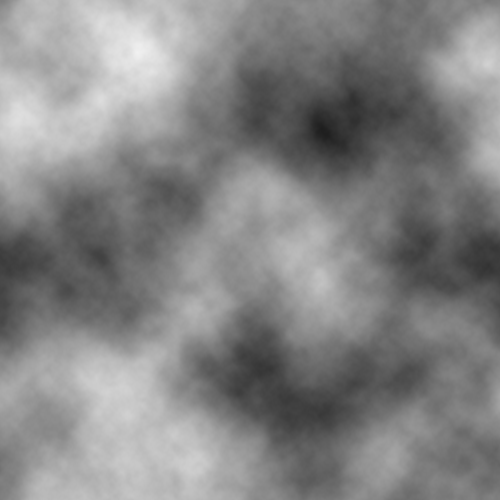
#> input picture images/noise.png, 500 x 500 px; its folder holds 8 pictures in this run
$ python make_solar_textures.py
#> lines starting #> are read from the running program, lines starting #| are printed output that depends on the picture
"""Gera texturas equirretangulares 2:1 (sem costura nos meridianos/polos) para o
Sol, a Lua e Mercurio, alem dos campos de elevacao (heightmaps) com crateras
parabolicas 3D usados por make_normal_map.py.

A amostragem e feita em coordenadas 3D sobre a esfera unitaria
    p(theta, phi) = (sin(phi)*sin(theta), cos(phi), sin(phi)*cos(theta))
combinando o campo noise.png do framework (amostragem triplanar em varias
oitavas) com bacias de impacto esfericas de perfil parabolico (1 - u^2)^1.6 e
borda elevada. Assim nao ha abertura/costura em theta = 0/2pi nem distorcao
oval nas crateras.
"""
import os
import numpy as np
from PIL import Image


def load_tile_noise(path):
#> called with path = 'images/noise.png'
    img = Image.open(path).convert("L")
    arr = np.asarray(img, dtype=np.float32) / 255.0
    return arr


def sample_tile_2d(tile, u, v):
    h, w = tile.shape
    x = np.mod(u * w, w)
    y = np.mod(v * h, h)
    x0 = np.floor(x).astype(np.int32) % w
    y0 = np.floor(y).astype(np.int32) % h
    x1 = (x0 + 1) % w
    y1 = (y0 + 1) % h
    fx = x - np.floor(x)
    fy = y - np.floor(y)
    c00 = tile[y0, x0]
    c10 = tile[y0, x1]
    c01 = tile[y1, x0]
    c11 = tile[y1, x1]
    return (c00 * (1 - fx) + c10 * fx) * (1 - fy) + (c01 * (1 - fx) + c11 * fx) * fy


def triplanar_fbm(tile, px, py, pz, octaves=(1.0, 2.1, 4.3, 8.7, 17.3)):
    # pesos triplanares suaves
#> called with octaves = (2, 4.5, 9, 18, 32)
    wx = np.abs(px) ** 2 + 1e-4
    wy = np.abs(py) ** 2 + 1e-4
    wz = np.abs(pz) ** 2 + 1e-4
    wsum = wx + wy + wz
    wx /= wsum
    wy /= wsum
    wz /= wsum

    total = np.zeros_like(px, dtype=np.float32)
    amp = 1.0
    amp_sum = 0.0
    for freq in octaves:
        s_yz = sample_tile_2d(tile, (py * 0.5 + 0.5) * freq, (pz * 0.5 + 0.5) * freq)
        s_xz = sample_tile_2d(tile, (px * 0.5 + 0.5) * freq, (pz * 0.5 + 0.5) * freq)
        s_xy = sample_tile_2d(tile, (px * 0.5 + 0.5) * freq, (py * 0.5 + 0.5) * freq)
        val = wx * s_yz + wy * s_xz + wz * s_xy
        total += amp * val
        amp_sum += amp
        amp *= 0.52
#> this loop made 5 passes
#> pass 1, in sample_tile_2d, `x0 = np.floor(x).astype(np.int32) % w`:
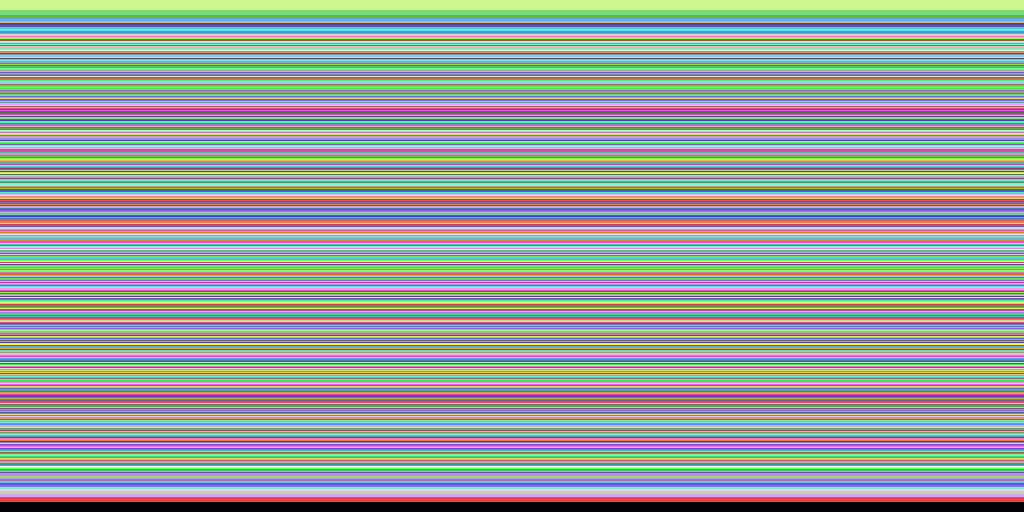
#> x0: shape (512, 1024) int32; 362 distinct labels, from 0 to 499; one colour per label, 0 black
#> after the loop:
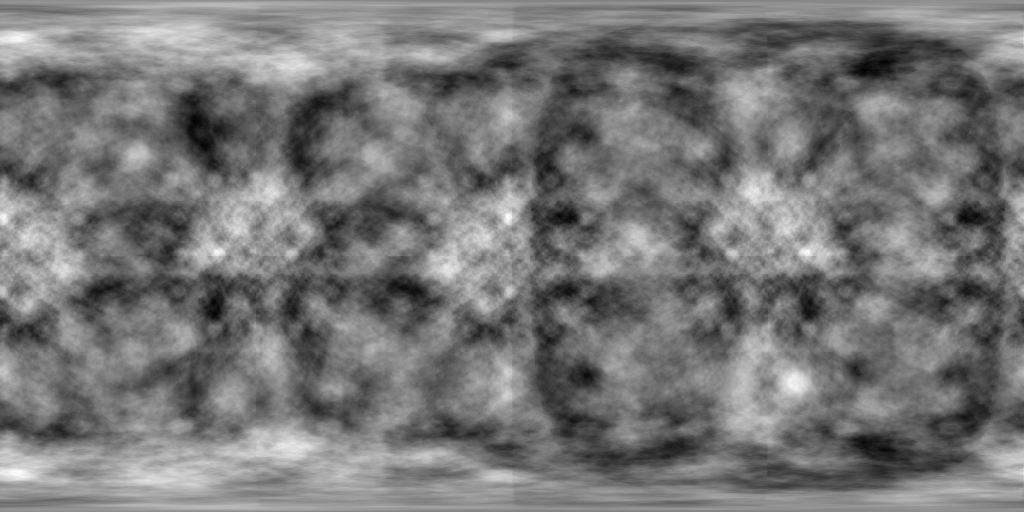
#> total: shape (512, 1024) float32; min 0.597, max 1.57, mean 1.05; drawn with min black and max white
#> after the loop, amp = 0.038; amp_sum = 2
    return total / amp_sum


def sphere_grid(width=1024, height=512):
    s = (np.arange(width, dtype=np.float32) + 0.5) / width
    t = (np.arange(height, dtype=np.float32) + 0.5) / height
    theta = s[None, :] * (2.0 * np.pi)
    phi = t[:, None] * np.pi
    sin_phi = np.sin(phi)
    px = sin_phi * np.sin(theta)
    py = np.broadcast_to(np.cos(phi), (height, width)).copy()
    pz = sin_phi * np.cos(theta)
    return px, py, pz


def generate_craters(px, py, pz, seed, specs):
    """Soma bacias e crateras 3D com perfil de tigela parabolica profunda."""
    rng = np.random.default_rng(seed)
    bowl_total = np.zeros_like(px, dtype=np.float32)
    ejecta_total = np.zeros_like(px, dtype=np.float32)

    for count, r_min, r_max, depth_scale in specs:
        # pontos aleatorios uniformes na esfera unitaria
        vec = rng.normal(size=(count, 3)).astype(np.float32)
        vec /= np.linalg.norm(vec, axis=1, keepdims=True)
        radii = rng.uniform(r_min, r_max, size=count).astype(np.float32)
        depths = depth_scale * (radii / r_max) ** 0.75

        for (cx, cy, cz), rad, dep in zip(vec, radii, depths):
            # distancia cordal na esfera: d_chord = |p - c|; para angulos pequenos ~ d_ang
            dot = np.clip(px * cx + py * cy + pz * cz, -1.0, 1.0)
            ang = np.arccos(dot)
            u = ang / rad
            mask = u < 1.45
            if not np.any(mask):
                continue
            um = u[mask]
            # interior da cratera: tigela concava profunda (1 - u^2)^1.5
            inside = np.clip(1.0 - um * um, 0.0, 1.0)
            bowl = -dep * (inside ** 1.45)
            # borda (rim) elevada em torno de u = 1.0
            rim = (0.36 * dep) * np.exp(-((um - 0.98) / 0.15) ** 2)
            # pico central nas crateras maiores
            if rad > 0.14:
                peak = (0.22 * dep) * np.exp(-((um / 0.18) ** 2))
            else:
                peak = 0.0
            bowl_total[mask] += bowl + rim + peak
            ejecta_total[mask] += np.exp(-((um - 0.96) / 0.22) ** 2) * (0.25 * dep)

    return bowl_total, ejecta_total


def make_sun(tile, out_path):
    px, py, pz = sphere_grid(1024, 512)
    gran1 = triplanar_fbm(tile, px, py, pz, octaves=(2.0, 4.5, 9.0, 18.0, 32.0))
    gran2 = triplanar_fbm(tile, -pz, px, py, octaves=(3.0, 7.0, 15.0, 28.0))
#> call 2 of triplanar_fbm, with octaves = (3, 7, 15, 28)
#> the loop in triplanar_fbm (call 2), `for freq in octaves:` made 4 passes
#> pass 1, in sample_tile_2d (call 16), `y0 = np.floor(y).astype(np.int32) % h`:
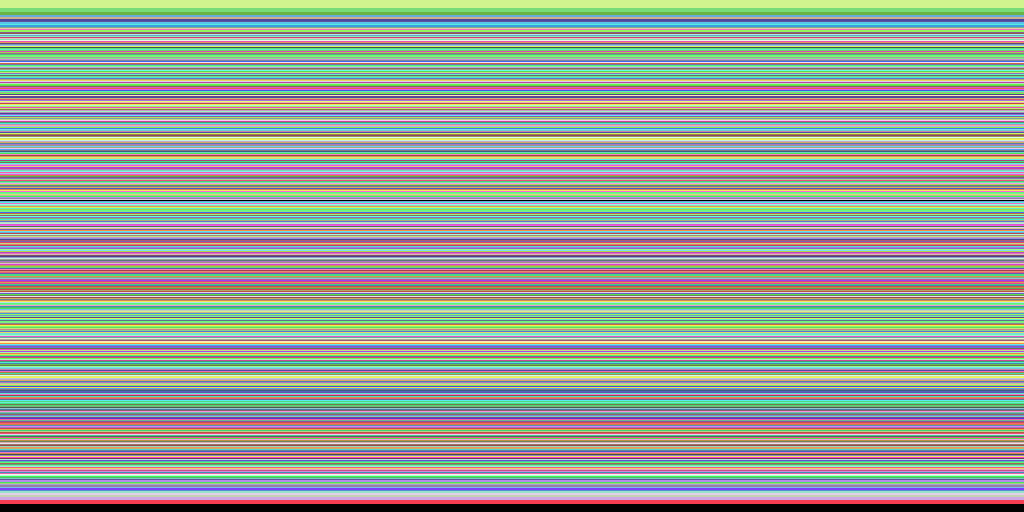
#> y0: shape (512, 1024) int32; 340 distinct labels, from 0 to 499; one colour per label, 0 black
#> after the loop in triplanar_fbm (call 2), `for freq in octaves:`:
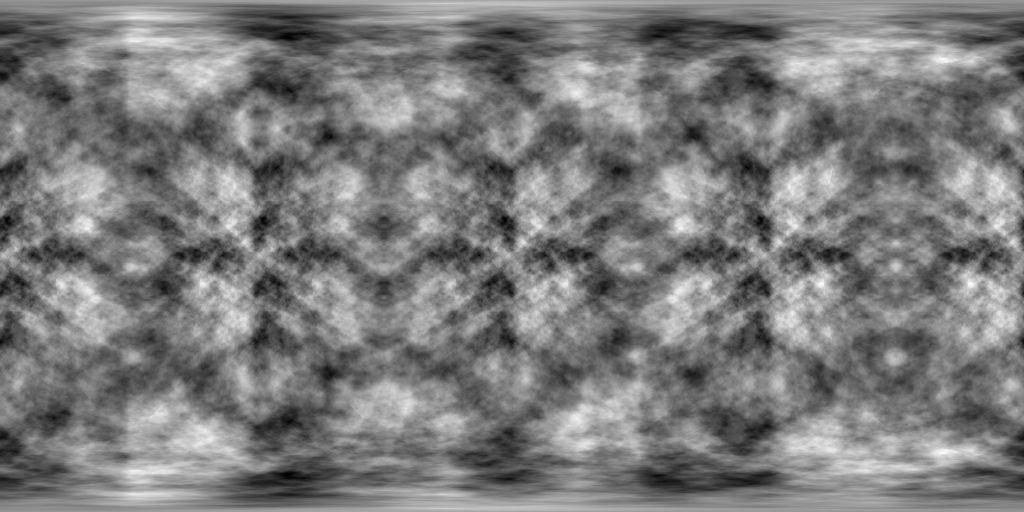
#> total: shape (512, 1024) float32; min 0.511, max 1.52, mean 1; drawn with min black and max white
#> after the loop in triplanar_fbm (call 2), `for freq in octaves:`: amp = 0.0731; amp_sum = 1.93
    cells = 1.0 - np.abs(2.0 * gran2 - 1.0)  # celulas de conveccao solares
    spots = triplanar_fbm(tile, py, pz, px, octaves=(1.5, 3.2))
#> call 3 of triplanar_fbm, with octaves = (1.5, 3.2)
#> after the loop in triplanar_fbm (call 3), `for freq in octaves:`:
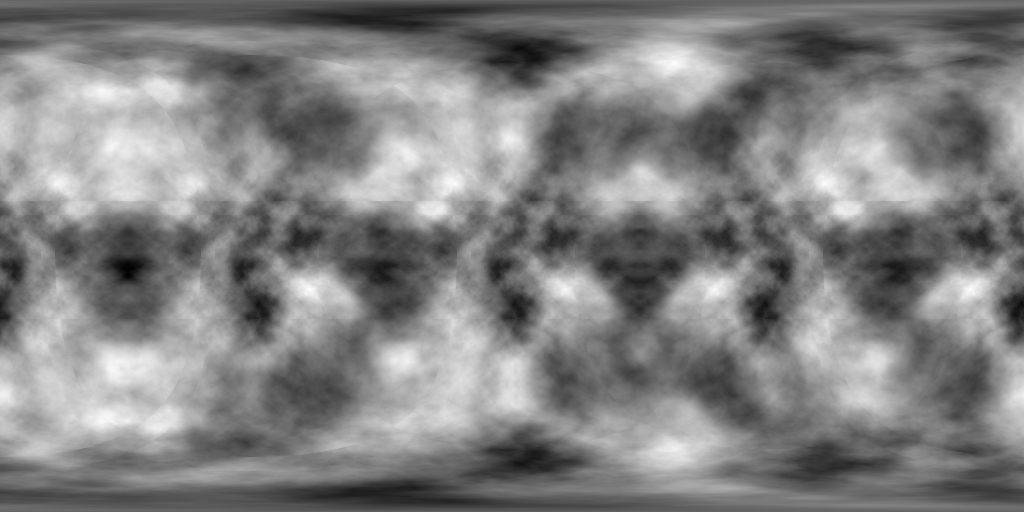
#> total: shape (512, 1024) float32; min 0.343, max 1.19, mean 0.775; drawn with min black and max white
#> after the loop in triplanar_fbm (call 3), `for freq in octaves:`: amp = 0.27; amp_sum = 1.52
    spot_mask = np.clip((spots - 0.66) * 5.0, 0.0, 1.0) ** 2

    plasma = 0.55 * gran1 + 0.45 * cells
    plasma = (plasma - plasma.min()) / (plasma.max() - plasma.min() + 1e-6)
    plasma = np.clip(plasma * (1.0 - 0.35 * spot_mask), 0.0, 1.0)

    # paleta solar continua (laranja-fogo -> ouro -> amarelo brilhante), sem costura
    r = np.clip(0.92 + 0.10 * plasma, 0.0, 1.0)
    g = np.clip(0.46 + 0.46 * (plasma ** 1.15), 0.0, 1.0)
    b = np.clip(0.06 + 0.28 * (plasma ** 2.2), 0.0, 1.0)

    rgb = np.stack([r, g, b], axis=-1)
    Image.fromarray((rgb * 255.0 + 0.5).astype(np.uint8), "RGB").save(out_path, quality=95)
    print(f"Sol gerado: {out_path} ({rgb.shape[1]}x{rgb.shape[0]})")
#| Sol gerado: images/sun.jpg (1024x512)


def make_moon(tile, color_path, height_path):
    px, py, pz = sphere_grid(1024, 512)
    # mares lunares (escala global) + rugosidade fina do regolito
    maria = triplanar_fbm(tile, px, py, pz, octaves=(0.9, 1.9, 3.7))
#> the loop in triplanar_fbm (call 4), `for freq in octaves:` made 3 passes
#> pass 1, in sample_tile_2d (call 34), `x = np.mod(u * w, w)`:
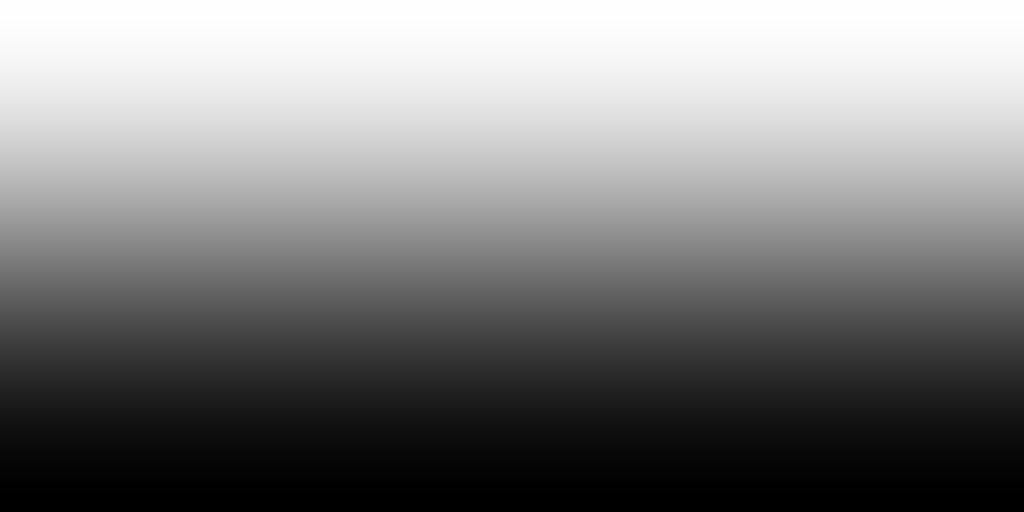
#> x: shape (512, 1024) float32; min 0.00106, max 450, mean 225; drawn with min black and max white
#> pass 1, in sample_tile_2d (call 34), `y = np.mod(v * h, h)`:
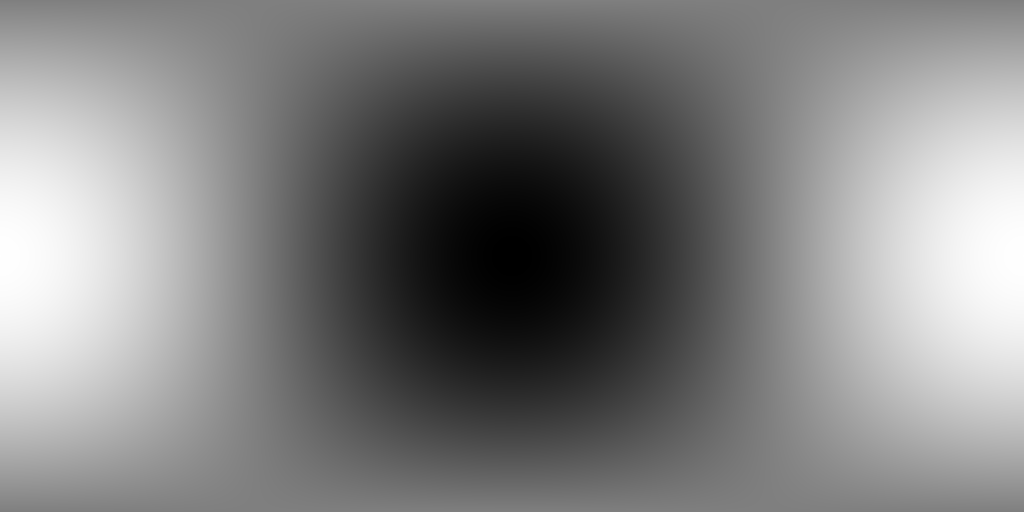
#> y: shape (512, 1024) float32; min 0.00212, max 450, mean 225; drawn with min black and max white
    fine = triplanar_fbm(tile, -py, pz, px, octaves=(4.0, 8.5, 17.0, 31.0))

    specs = [
        (14, 0.18, 0.30, 1.10),   # grandes bacias de impacto
        (45, 0.08, 0.17, 0.85),   # crateras medias bem fundas
        (110, 0.035, 0.08, 0.62), # crateras nitidas espalhadas
        (180, 0.018, 0.035, 0.38) # micro-crateras
    ]
    craters, ejecta = generate_craters(px, py, pz, seed=42, specs=specs)

    # campo de elevacao total (normalizado em [0, 1])
    height = 0.22 * maria + 0.16 * fine + craters
    h_min, h_max = np.percentile(height, 1.0), np.percentile(height, 99.5)
#> h_min = -0.96; h_max = 0.714
    height_norm = np.clip((height - h_min) / (h_max - h_min + 1e-6), 0.0, 1.0)
    Image.fromarray((height_norm * 255.0 + 0.5).astype(np.uint8), "L").save(height_path)

    # cor (albedo lunar realista: mares mais escuros, terras altas e raios de ejeccao claros)
    maria_smooth = np.clip((maria - 0.38) / 0.32, 0.0, 1.0)
    base_albedo = 0.38 + 0.34 * maria_smooth + 0.10 * (fine - 0.5) + 0.18 * ejecta
    # leve escurecimento no fundo das bacias profundas
    base_albedo += 0.06 * np.clip(craters, -0.8, 0.4)
    base_albedo = np.clip(base_albedo, 0.20, 0.94)

    rgb = np.stack([
        base_albedo * 1.01,
        base_albedo * 1.00,
        base_albedo * 0.97,
    ], axis=-1)
    rgb = np.clip(rgb, 0.0, 1.0)
    Image.fromarray((rgb * 255.0 + 0.5).astype(np.uint8), "RGB").save(color_path, quality=95)
    print(f"Lua gerada: {color_path} e {height_path}")


def make_mercury(tile, color_path, height_path):
    px, py, pz = sphere_grid(1024, 512)
    terrain = triplanar_fbm(tile, pz, px, py, octaves=(1.2, 2.5, 5.2, 11.0))
    fine = triplanar_fbm(tile, px, -pz, py, octaves=(5.0, 10.0, 20.0))

    specs = [
        (16, 0.16, 0.28, 1.05),
        (55, 0.07, 0.15, 0.82),
        (130, 0.03, 0.07, 0.58),
    ]
    craters, ejecta = generate_craters(px, py, pz, seed=108, specs=specs)

    height = 0.25 * terrain + 0.15 * fine + craters
    h_min, h_max = np.percentile(height, 1.0), np.percentile(height, 99.5)
#> h_min = -0.648; h_max = 0.679
    height_norm = np.clip((height - h_min) / (h_max - h_min + 1e-6), 0.0, 1.0)
    Image.fromarray((height_norm * 255.0 + 0.5).astype(np.uint8), "L").save(height_path)

    albedo = 0.42 + 0.28 * (terrain - 0.3) + 0.10 * (fine - 0.5) + 0.15 * ejecta
    albedo = np.clip(albedo, 0.22, 0.90)
    # tom acinzentado-bronze tipico de Mercurio
    rgb = np.stack([
        albedo * 1.08,
        albedo * 0.96,
        albedo * 0.82,
    ], axis=-1)
    rgb = np.clip(rgb, 0.0, 1.0)
    Image.fromarray((rgb * 255.0 + 0.5).astype(np.uint8), "RGB").save(color_path, quality=95)
    print(f"Mercurio gerado: {color_path} e {height_path}")


def main():
    root = os.path.dirname(os.path.dirname(os.path.abspath(__file__)))
    img_dir = os.path.join(root, "images")
    tile = load_tile_noise(os.path.join(img_dir, "noise.png"))

    make_sun(tile, os.path.join(img_dir, "sun.jpg"))
    make_moon(tile, os.path.join(img_dir, "moon.jpg"), os.path.join(img_dir, "moon_height.png"))
    make_mercury(tile, os.path.join(img_dir, "mercury.jpg"), os.path.join(img_dir, "mercury_height.png"))


if __name__ == "__main__":
    main()
